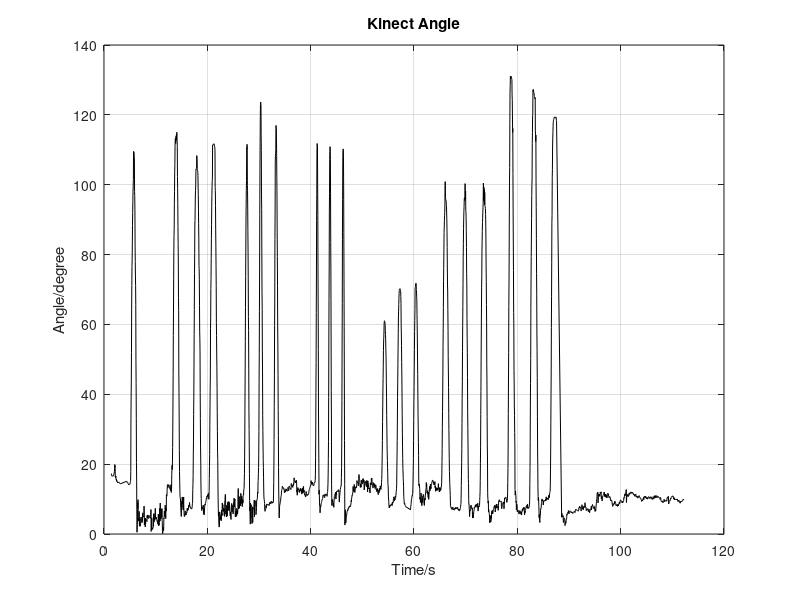

Here is the MATLAB script that generated this plot:
kinect_data = load("output_ruibo_1.txt");

time = kinect_data(:,1);
angle = kinect_data(:,end);

% N = length(extension);

%% with trean freq analysis
plot(time, angle, 'k');  
grid;
title('Kinect Angle');
xlabel('Time/s'); ylabel('Angle/degree');